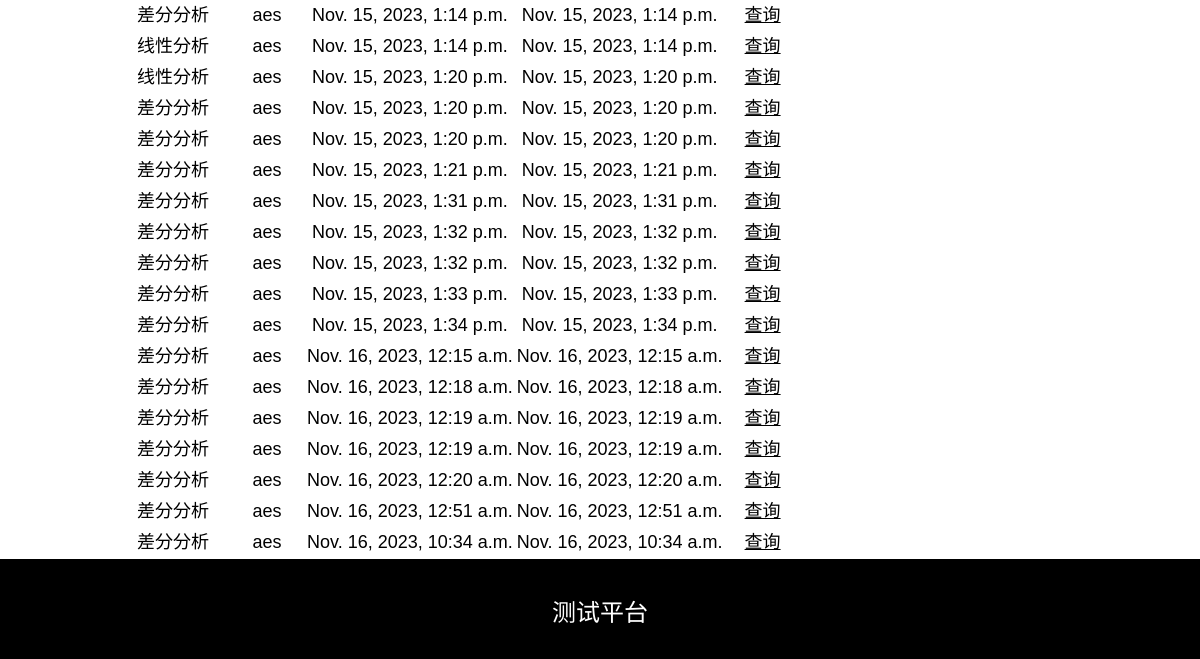
Page /history/ (signed in, lower part) on the earlier database version.
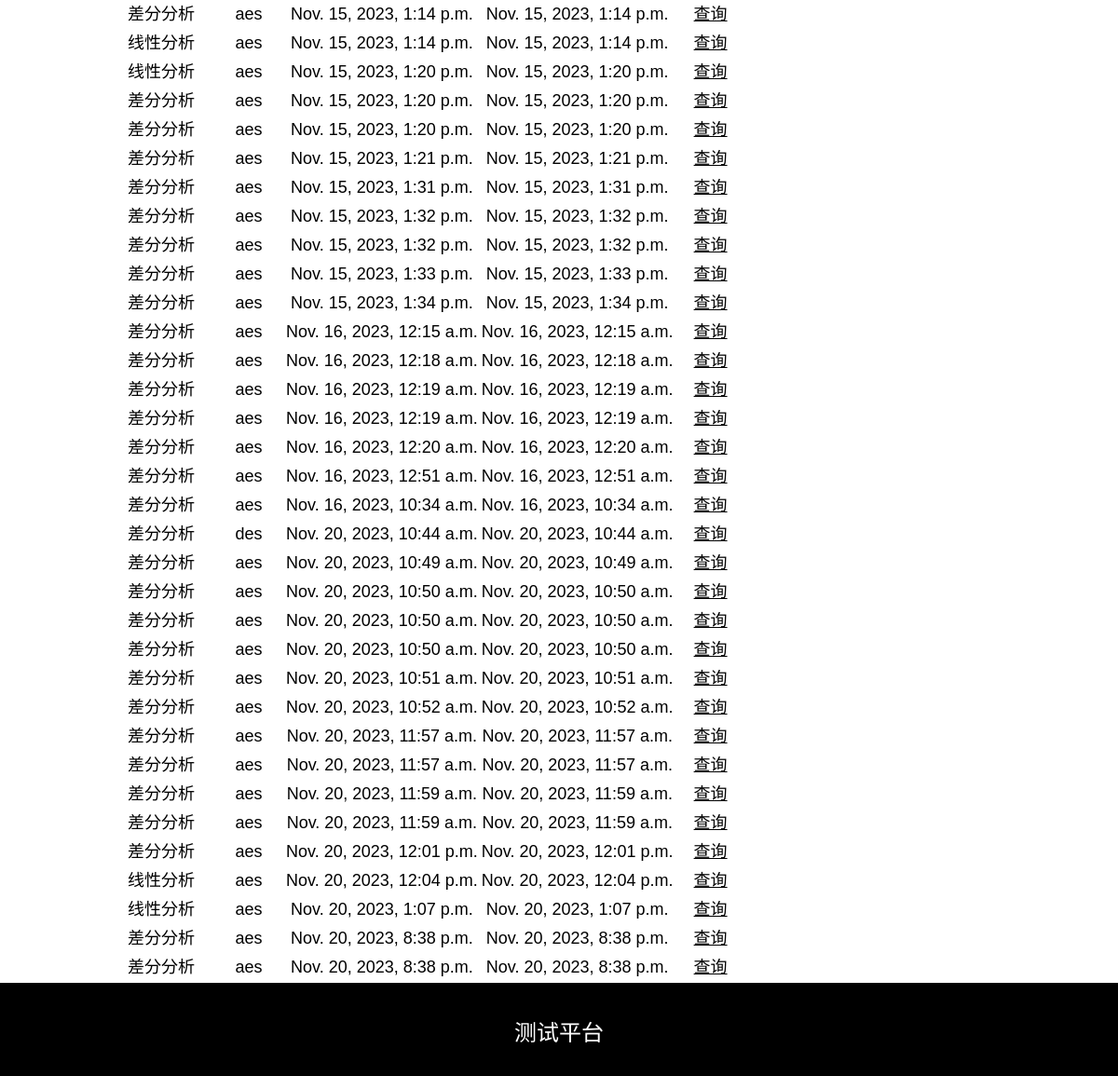
Same page on the later database version.
### demo/models.py (models this page shows)
class MyModel(models.Model):
    string1 = models.CharField(max_length=10)
    string2 = models.CharField(max_length=10)
    create_time = models.DateTimeField(default = timezone.now)
    edit_time = models.DateTimeField(auto_now = True)
    result = models.TextField(null=True)

### demo/views.py (the view)
# urls.py: path('history/', views.history,name='history'),
def history(request):
    if request.session.get('id') == None:
        return render(request, 'login.html')
    login_name = ''
    user = models.User.objects.get(id=request.session.get('id'))
    login_name = user.username
    return render(request, 'history.html', {"name": login_name,'my_model': MyModel.objects.all()})

### templates/history.html (shortened to what this page needs)
<!DOCTYPE html>
<html>
<head>
  <link rel="stylesheet" href="../static/css/w3.css">
  <link rel="stylesheet" href="../static/css/font-awesome.min.css">
</head>
<body>
  <div class="wrapper">
    <section class="w3-container w3-center w3-content " style="max-width:1000px">
      <table>
        <tbody>
          {% for instance in my_model %}
          <tr>
            <td class="w3-large">{{ instance.string1 }}</td>
            <td class="w3-large">{{ instance.string2 }}</td>
            <td class="w3-large">{{ instance.create_time }}</td>
            <td class="w3-large">{{ instance.edit_time }}</td>
            <td class="w3-large"><a href="{% url 'history_detail' id=instance.id %}">查询</a></td>
          </tr>
          {% endfor %}
        </tbody>
      </table>
    </section>
    <div class="push"></div>
  </div>
  <footer class="w3-container w3-padding-12 w3-center w3-black footer">
    <p class="w3-xlarge">
      测试平台
    </p>
  </footer>
</body>
</html>

Differences in the rows shown:
added MyModel: string1 "差分分析", string2 "des", create_time "Nov. 20, 2023, 10:44 a.m.", edit_time "Nov. 20, 2023, 10:44 a.m."
added MyModel: string1 "差分分析", string2 "aes", create_time "Nov. 20, 2023, 10:49 a.m.", edit_time "Nov. 20, 2023, 10:49 a.m."
added MyModel: string1 "差分分析", string2 "aes", create_time "Nov. 20, 2023, 10:50 a.m.", edit_time "Nov. 20, 2023, 10:50 a.m."
added MyModel: string1 "差分分析", string2 "aes", create_time "Nov. 20, 2023, 10:50 a.m.", edit_time "Nov. 20, 2023, 10:50 a.m."
added MyModel: string1 "差分分析", string2 "aes", create_time "Nov. 20, 2023, 10:50 a.m.", edit_time "Nov. 20, 2023, 10:50 a.m."
added MyModel: string1 "差分分析", string2 "aes", create_time "Nov. 20, 2023, 10:51 a.m.", edit_time "Nov. 20, 2023, 10:51 a.m."
added MyModel: string1 "差分分析", string2 "aes", create_time "Nov. 20, 2023, 10:52 a.m.", edit_time "Nov. 20, 2023, 10:52 a.m."
added MyModel: string1 "差分分析", string2 "aes", create_time "Nov. 20, 2023, 11:57 a.m.", edit_time "Nov. 20, 2023, 11:57 a.m."
added MyModel: string1 "差分分析", string2 "aes", create_time "Nov. 20, 2023, 11:57 a.m.", edit_time "Nov. 20, 2023, 11:57 a.m."
added MyModel: string1 "差分分析", string2 "aes", create_time "Nov. 20, 2023, 11:59 a.m.", edit_time "Nov. 20, 2023, 11:59 a.m."
added MyModel: string1 "差分分析", string2 "aes", create_time "Nov. 20, 2023, 11:59 a.m.", edit_time "Nov. 20, 2023, 11:59 a.m."
added MyModel: string1 "差分分析", string2 "aes", create_time "Nov. 20, 2023, 12:01 p.m.", edit_time "Nov. 20, 2023, 12:01 p.m."
added MyModel: string1 "线性分析", string2 "aes", create_time "Nov. 20, 2023, 12:04 p.m.", edit_time "Nov. 20, 2023, 12:04 p.m."
added MyModel: string1 "线性分析", string2 "aes", create_time "Nov. 20, 2023, 1:07 p.m.", edit_time "Nov. 20, 2023, 1:07 p.m."
added MyModel: string1 "差分分析", string2 "aes", create_time "Nov. 20, 2023, 8:38 p.m.", edit_time "Nov. 20, 2023, 8:38 p.m."
added MyModel: string1 "差分分析", string2 "aes", create_time "Nov. 20, 2023, 8:38 p.m.", edit_time "Nov. 20, 2023, 8:38 p.m."
